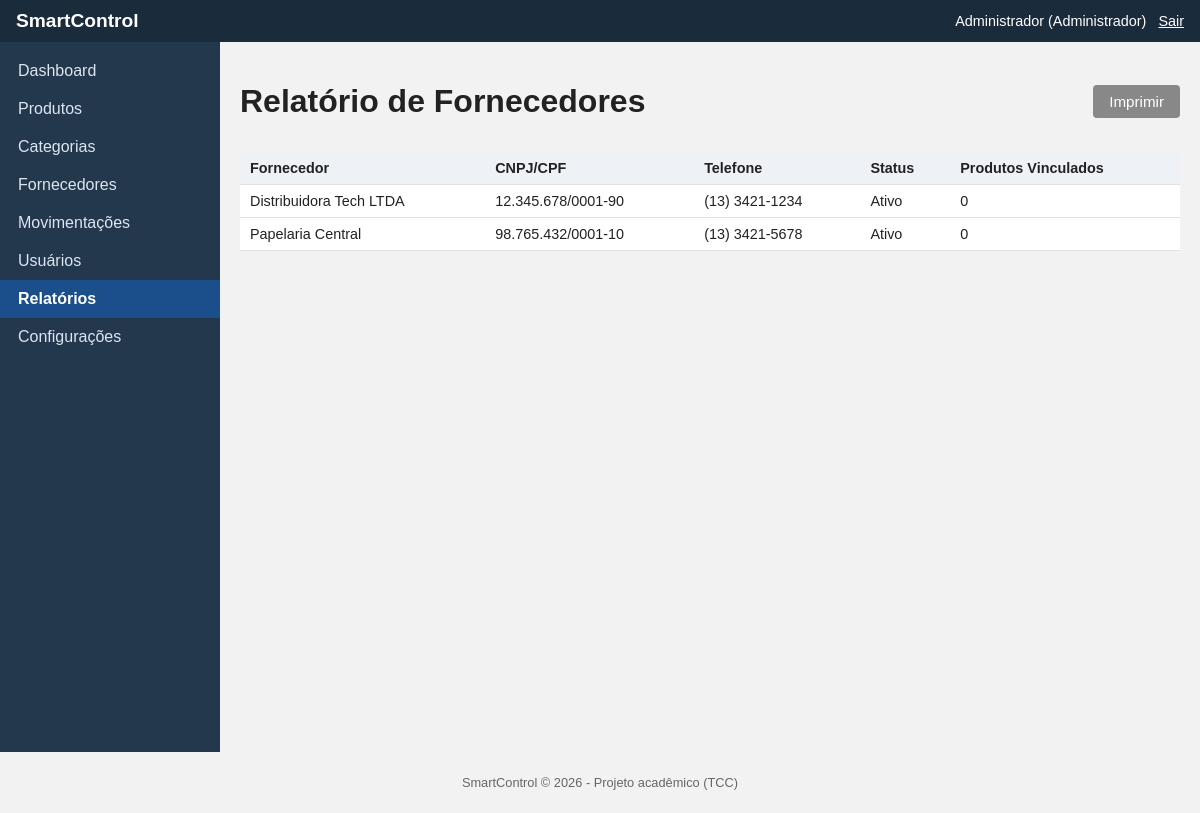
/reports/suppliers.php (signed in), run on the app's committed database.
### tables this page shows
CREATE TABLE fornecedores (
    id INT AUTO_INCREMENT PRIMARY KEY,
    nome VARCHAR(150) NOT NULL,
    cnpj_cpf VARCHAR(20) NULL,
    telefone VARCHAR(20) NULL,
    email VARCHAR(150) NULL,
    endereco VARCHAR(255) NULL,
    ativo TINYINT(1) NOT NULL DEFAULT 1,
    data_cadastro DATETIME NOT NULL DEFAULT CURRENT_TIMESTAMP
);

### includes/functions.php (called while the page is built, shortened)
<?php
function limpar(?string $valor): string
{
    return htmlspecialchars(trim($valor ?? ''), ENT_QUOTES, 'UTF-8');
}

### reports/suppliers.php (the view, shortened to what this page needs)
<?php
require_once __DIR__ . '/../config/config.php';
$stmt = $pdo->query("
    SELECT f.*, COUNT(p.id) AS total_produtos
    FROM fornecedores f
    LEFT JOIN produtos p ON p.fornecedor_id = f.id
    GROUP BY f.id
    ORDER BY f.nome ASC
");
$fornecedores = $stmt->fetchAll();
require_once __DIR__ . '/../includes/header.php';
require_once __DIR__ . '/../includes/sidebar.php';
?>
<div class="conteudo">
    <div class="topo-pagina">
        <h1>Relatório de Fornecedores</h1>
        <button type="button" class="botao botao-secundario" onclick="window.print()">Imprimir</button>
    </div>
    <?php if (empty($fornecedores)): ?>
        <p class="texto-vazio">Nenhum fornecedor cadastrado.</p>
    <?php else: ?>
        <table class="tabela">
            <thead>
                <tr><th>Fornecedor</th><th>CNPJ/CPF</th><th>Telefone</th><th>Status</th><th>Produtos Vinculados</th></tr>
            </thead>
            <tbody>
                <?php foreach ($fornecedores as $fornecedor): ?>
                <tr>
                    <td><?php echo limpar($fornecedor['nome']); ?></td>
                    <td><?php echo limpar($fornecedor['cnpj_cpf'] ?? '-'); ?></td>
                    <td><?php echo limpar($fornecedor['telefone'] ?? '-'); ?></td>
                    <td><?php echo $fornecedor['ativo'] ? 'Ativo' : 'Inativo'; ?></td>
                    <td><?php echo (int) $fornecedor['total_produtos']; ?></td>
                </tr>
                <?php endforeach; ?>
            </tbody>
        </table>
    <?php endif; ?>
</div>
<?php require_once __DIR__ . '/../includes/footer.php'; ?>

### assets/css/style.css (style rules this page uses)
* { box-sizing: border-box; }
body { font-family: Arial, Helvetica, sans-serif; margin: 0; background: #f2f2f2; color: #222; }
.conteudo { flex: 1; padding: 20px; }
.botao { display: inline-block; background: #1a4f8b; color: #fff; border: none; padding: 8px 16px; border-radius: 4px; cursor: pointer; font-size: 0.95em; }
.botao-secundario { background: #888; }
.tabela { width: 100%; border-collapse: collapse; background: #fff; margin-top: 10px; }
.tabela th, .tabela td { padding: 8px 10px; border-bottom: 1px solid #e2e2e2; text-align: left; font-size: 0.9em; }
.tabela th { background: #eef1f5; }
.topo-pagina { display: flex; justify-content: space-between; align-items: center; flex-wrap: wrap; gap: 10px; margin-bottom: 10px; }

### data on the page
fornecedores: nome "Distribuidora Tech LTDA", cnpj_cpf "12.345.678/0001-90", telefone "(13) 3421-1234", ativo "Ativo", total_produtos "0"
fornecedores: nome "Papelaria Central", cnpj_cpf "98.765.432/0001-10", telefone "(13) 3421-5678", ativo "Ativo", total_produtos "0"

### other printed values
limpar(nomeUsuarioLogado()) "Administrador"
